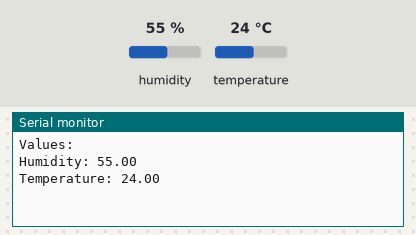
Recording of a sketch running on a simulated Arduino Uno, built with avr-gcc and run on an emulated ATmega328P. Parts: the last lines printed to the serial monitor. Inputs (shaded band) come from the test bench; at power-on: humidity 55 %, temperature 24 °C.

Above: at 2.7 s.
2.8 s: humidity set to 22 %
At 7.6 s:
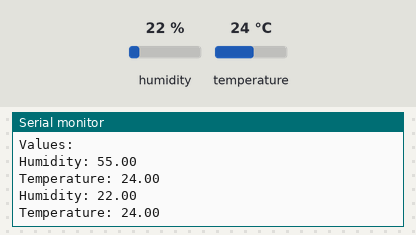
8.8 s: temperature set to 12 °C
At 12.3 s:
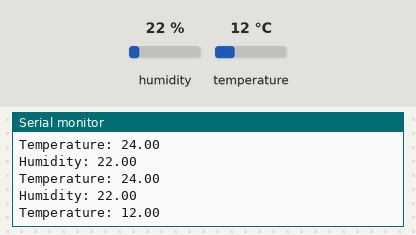
14.8 s: humidity set to 40 %
At 16.9 s:
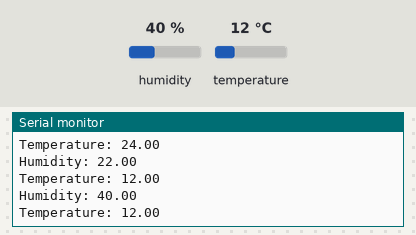
Timing chart, 0 to 18.4 s (numbered marks = the images above; inputs shaded):
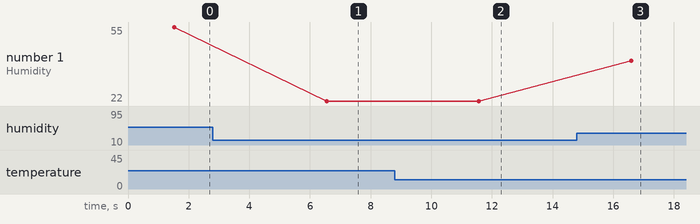

The sketch:

tempAndHumidity.ino
```cpp
#include <dht.h>

#define dht_apin 7

dht DHT;

void setup() {
  // put your setup code here, to run once:
  Serial.begin(9600);
  delay(500);
  Serial.println("Values: \n\n");
  delay(1000);
}

void loop() {
  // put your main code here, to run repeatedly:
  DHT.read11(dht_apin);
  Serial.print("Humidity: ");
  Serial.println(DHT.humidity);
  Serial.print("Temperature: ");
  Serial.print(DHT.temperature);
  Serial.println("\n");
  delay(5000);
}
```

Measured:
- after the input at 2.8 s, the serial monitor: prints a new line after 3.7 s (image 1)
- after the input at 8.8 s, the serial monitor: prints a new line after 2.8 s (image 2)
- after the input at 14.8 s, the serial monitor: prints a new line after 1.8 s (image 3)
- plotted number 1: 55 → 22 after the input at 2.8 s, 22 → 40 after the input at 14.8 s
